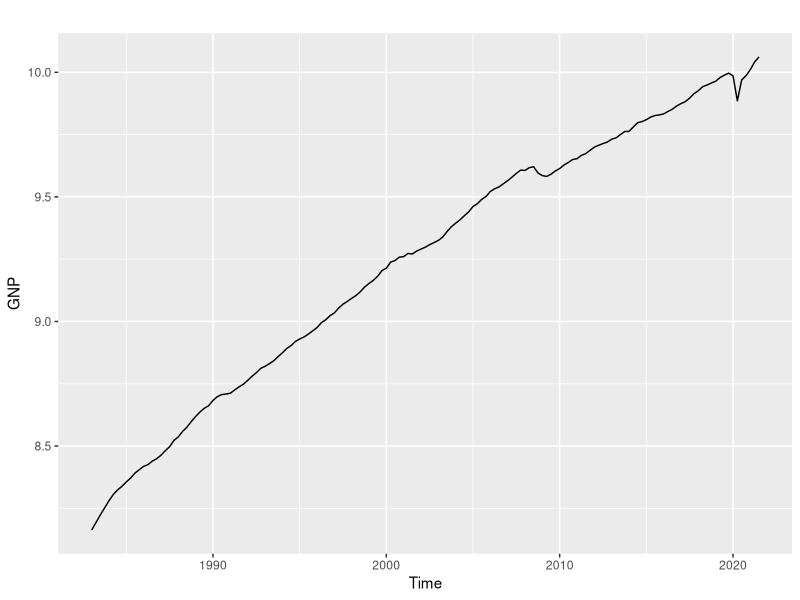
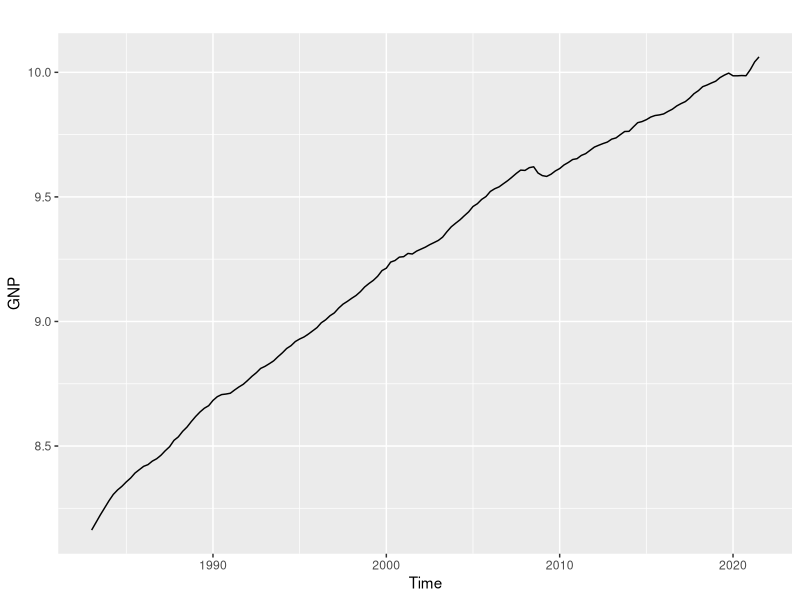
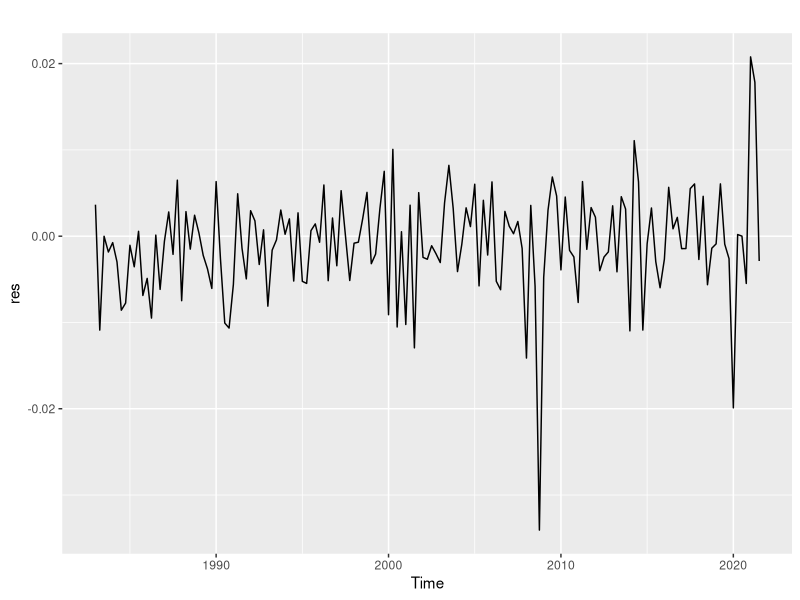
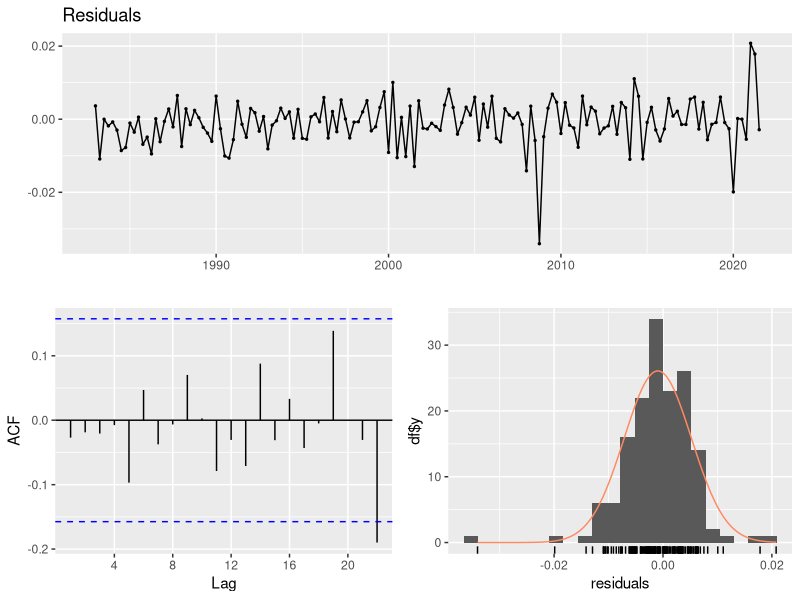
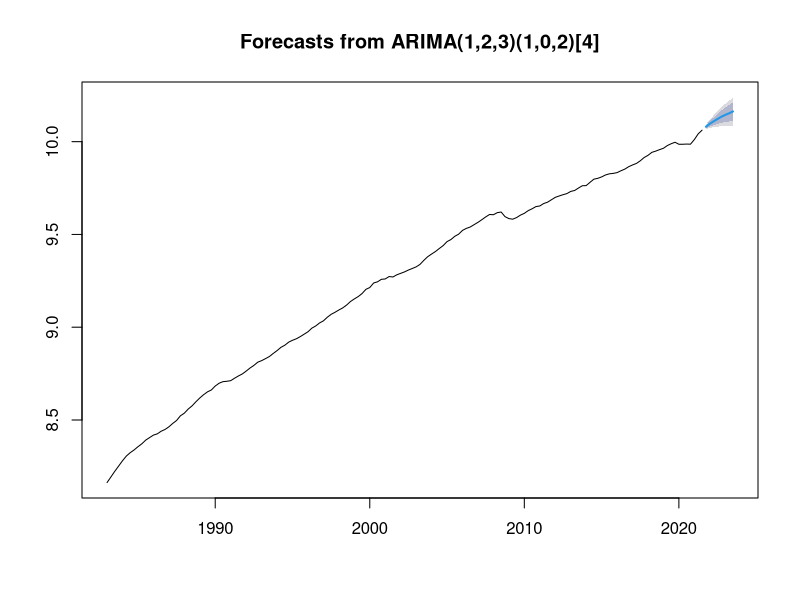

Reproduce these figures in R, in order.
library(tidyverse)
library(forecast)
library(tseries)

gnp <- read.csv("GNP.csv", row.names = "DATE")
# format index to be a date
tail(rownames(gnp), n = 1)
head(rownames(gnp), n = 1)
GNP <- ts(gnp$GNP, start = c(1947, 1), end = c(2021, 3), frequency = 4)

#make both series the same length
GNP <- window(GNP, start = c(1983,1))
GNP<-log(GNP)
autoplot(GNP)


#removing outliers
GNP <- tsclean(GNP)
autoplot(GNP)

arima <- auto.arima(GNP)
summary(arima)

#summary(a1)
res <- arima$residuals
autoplot(res)
checkresiduals(res)
Box.test(res, fitdf = 7, lag=10, type = "Ljung")

forecast_arima <- forecast(arima, h = 8)
plot(forecast_arima)

fore_rw <- rwf(GNP, h = 8)
fore_rwd <- rwf(GNP, drift = TRUE, h = 8)

accuracy(forecast_arima)
accuracy(fore_rw)
accuracy(fore_rwd)

fore_arima_112 <- function(y, h) {
  model <- Arima(y, order = c(1, 2, 3), seasonal = c(1, 0, 2))
  forecast <- forecast(model, h)
  return(forecast)
}
errors_cv <- na.remove(tsCV(GNP, fore_arima_112, h = 1))

sqrt(mean(errors_cv ^ 2))
